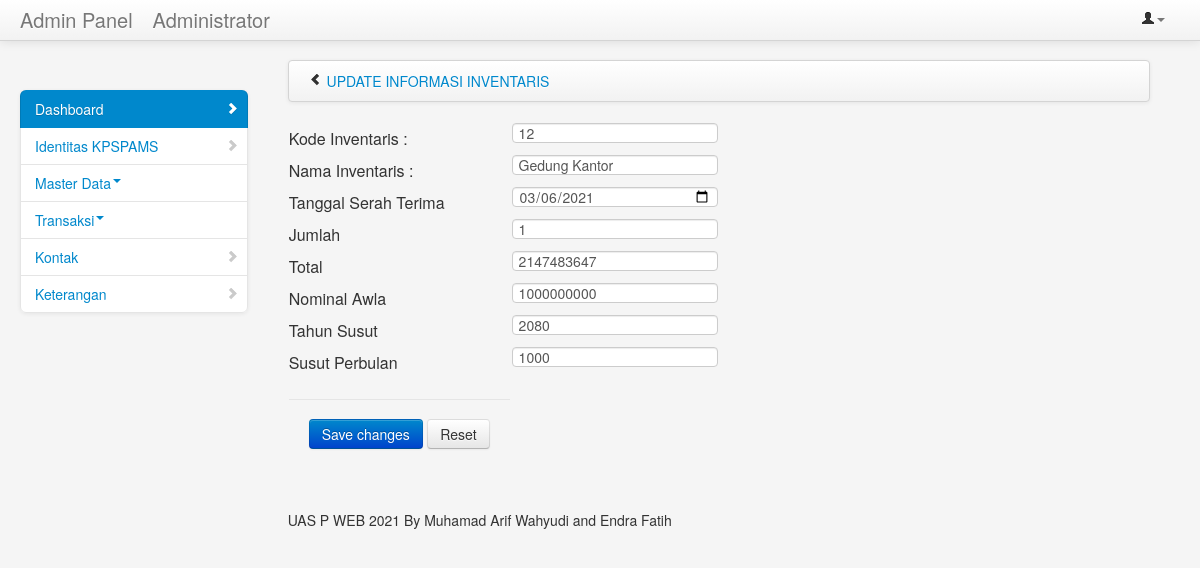
Screenshot of /public/admin/editinventaris/4 (signed in) with the database file from the repository.
### tables this page shows
CREATE TABLE `inventaris` (
  `id` int(10) NOT NULL,
  `kode_inventaris` int(5) NOT NULL,
  `nama_inventaris` varchar(100) NOT NULL,
  `tanggalserahterima` date NOT NULL,
  `jumlah` int(10) NOT NULL,
  `total` int(10) NOT NULL,
  `nominal_awal` int(24) NOT NULL,
  `tahun_susut` int(5) NOT NULL,
  `susut_perbulan` int(10) NOT NULL
);

### app/core/Controller.php (called while the page is built, shortened)
<?php
class Controller {
    public function view($view,$data=[]){
        require_once '../app/views/'.$view.'.php';
    }
}

### app/controllers/Admin.php (called while the page is built, shortened)
<?php
class Admin extends Controller{
     public function editinventaris($id){
        $data['nama'] = $this->model('Admin_model') ->getAdmin();
        $data['id']=$id;
        $this->view('admin/editinventaris',$data);
    }
}

### app/core/App.php (called while the page is built, shortened)
<?php
class App {
    protected $method ='index';
    protected $params =[];
    public function __construct(){
        $url = $this->parseURL();
        if (file_exists('../app/controllers/' . $url[0] . '.php')){
            unset($url[0]);
        }
        $this->controller = new $this->controller;
        if ( isset($url[1]) ){
            if (method_exists($this->controller,$url[1])){
                $this->method = $url[1];
                unset($url[1]);
            }
        }
        if (!empty($url)){
            $this->params = array_values($url);
        }
        call_user_func_array([$this->controller, $this->method] , $this->params);
    }
    public function parseURL() {
        if (isset($_GET['url'])){
            $url = rtrim($_GET['url'],'/');
            $url = filter_var($url, FILTER_SANITIZE_URL);
            $url = explode('/',$url);
            return $url;
        }
    }
}

### public/index.php (called while the page is built, shortened)
<?php
$app = new App;

### app/views/admin/editinventaris.php (the view, shortened to what this page needs)
               <div class="span9" id="content">
                   <div class="row-fluid">
                       	<div class="navbar">
                           	<div class="navbar-inner">
                                <ul class="breadcrumb">
                                    <i class="icon-chevron-left hide-sidebar"><a href='#' title="Hide Sidebar" rel='tooltip'>&nbsp;</a></i>
                                    <li>
                                        <a href="index.php">UPDATE INFORMASI INVENTARIS</a>
                                    </li>
                                </ul>
                           	</div>
                       	</div>
                   </div>
	<form method="post" action="<?= BASEURL; ?>/admin/updateinventaris">
         <?php
include 'koneksi.php';
$id = $data['id'];
$data = mysqli_query($koneksi,"select * from inventaris where id='$id'");
while($d = mysqli_fetch_array($data)){
	?>
		<table>
			<tr>
				<td>Kode Inventaris :</td>
				<td>
					<input type="number" name="kode" value="<?php echo $d['kode_inventaris']; ?>">
				</td>
			</tr>
			<tr>
				<td>Nama Inventaris :</td>
				<td><input type="text" width="300px" height="300px" name="nama" value="<?php echo $d['nama_inventaris']; ?>"></td>
			</tr>
			<tr>
				<td>Tanggal Serah Terima</td>
				<td><input type="date" name="tanggal" width="300px" height="300px" value="<?php echo $d['tanggalserahterima']; ?>"></td>
			</tr>
               <tr>
				<td>Jumlah </td>
				<td><input type="number" name="jumlah" value="<?php echo $d['jumlah']; ?>"></td>
			</tr>
               <tr>
				<td>Total</td>
				<td><input type="number" name="total" value="<?php echo $d['total']; ?>"></td>
			</tr>
               <tr>
				<td>Nominal Awla</td>
				<td><input type="number" name="nominalawal" value="<?php echo $d['nominal_awal']; ?>"></td>
			</tr>
               <tr>
				<td>Tahun Susut</td>
				<td><input type="number" name="tahunsusut" value="<?php echo $d['tahun_susut']; ?>"></td>
			</tr>
               <tr>
				<td>Susut Perbulan</td>
				<td><input type="number" name="susutperbulan" value="<?php echo $d['susut_perbulan']; ?>"></td>
			</tr>
			<tr>
				<td><div class="form-actions">
                                         <button type="submit" class="btn btn-primary">Save changes</button>
                                         <button type="reset" class="btn">Reset</button>
       </div> </td>
			</tr>
		</table>
	</form>
	<?php
                                      }
?>

### public/assets/styles.css (style rules this page uses)
#content { margin-left:0px; }
.hide-sidebar, .show-sidebar { cursor: pointer; }
.breadcrumb { margin: 0 0 0px; padding: 10px 0px; background-color: transparent; }

### rows the page displays
inventaris: kode "12", nama "Gedung Kantor", tanggal "03/06/2021", jumlah "1", total "2147483647", nominalawal "1000000000", tahunsusut "2080", susutperbulan "1000"

### other values shown
$data['nama'] "Administrator"
